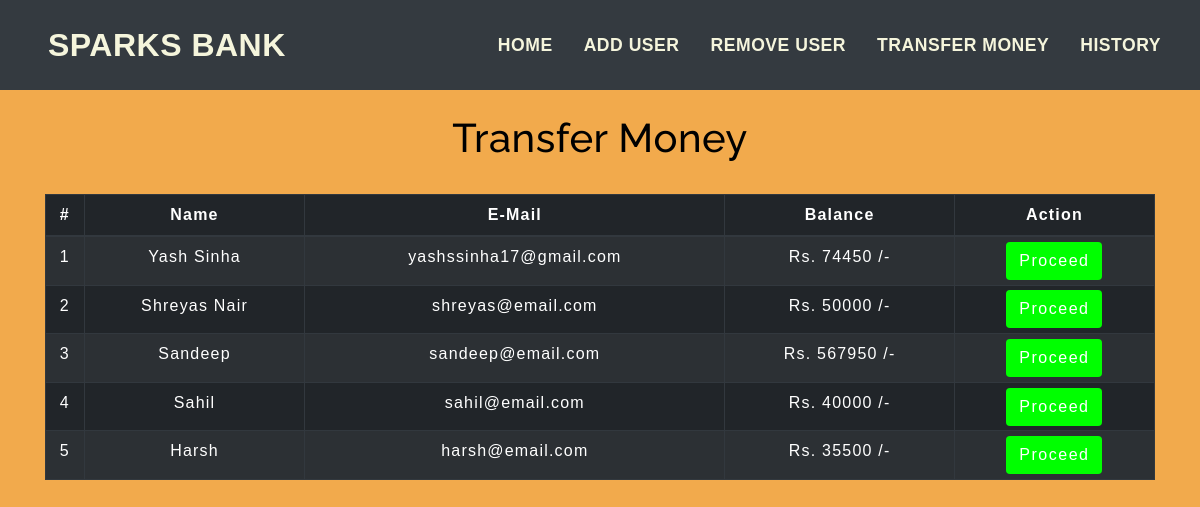
The app's page /transfermoney.php with its own data.
### tables this page shows
CREATE TABLE `users` (
  `id` int(3) NOT NULL,
  `name` text NOT NULL,
  `email` varchar(30) NOT NULL,
  `gender` varchar(155) NOT NULL,
  `balance` int(8) NOT NULL
);

### transfermoney.php (the view, shortened to what this page needs)
<!DOCTYPE html>
<html lang="en">
<head>
    <link rel="stylesheet" href="https://maxcdn.bootstrapcdn.com/bootstrap/4.0.0/css/bootstrap.min.css">
    <link rel="stylesheet" type="text/css" href="css/table.css">
    <link rel="stylesheet" type="text/css" href="css/navbar.css">
</head>
<body style="background-color : #F2AA4CFF;">
<?php
    include 'config.php';
    $sql = "SELECT * FROM users";
    $result = mysqli_query($conn,$sql);
?>
<?php
  include 'navbar.php';
?>
<div class="container">
        <h2 class="text-center pt-4" style="color : black;">Transfer Money</h2>
        <br>
            <div class="row">
                <div class="col">
                    <div class="table-responsive-sm">
                    <table class="table table-hover table-sm table-striped table-condensed table-bordered table-dark" style="border-color:white;">
                        <thead style="color : white;">
                            <tr>
                            <th scope="col" class="text-center py-2">#</th>
                            <th scope="col" class="text-center py-2">Name</th>
                            <th scope="col" class="text-center py-2">E-Mail</th>
                            <th scope="col" class="text-center py-2">Balance</th>
                            <th scope="col" class="text-center py-2">Action</th>
                            </tr>
                        </thead>
                        <tbody>
                <?php
                    $cnt=1;
                    while($rows=mysqli_fetch_assoc($result)){
                ?>
                    <tr style="color : white;">
                        <td class="py-2"><?php echo $cnt;; ?></td>
                        <td class="py-2"><?php echo $rows['name']?></td>
                        <td class="py-2"><?php echo $rows['email']?></td>
                        <td class="py-2">Rs. <?php echo $rows['balance']?> /-</td>
                        <td><a href="selecteduserdetail.php?id= <?php echo $rows['id'] ;?>"> <button type="button" class="btn" style="background-color : #00FF00;" style="border-radius:0%;">Proceed</button></a></td>
                    </tr>
                <?php
                $cnt=$cnt+1;
                    }
                ?>
                        </tbody>
                    </table>
                    </div>
                </div>
            </div>
         </div>
</body>
</html>

### navbar.php (shortened to what this page needs)
<head>
<link rel="stylesheet" href="css/style.css">
</head>
      <nav class="navbar navbar-expand-md navbar-light bg-dark" style="padding-top: 1rem; padding-bottom: 1rem;">
      <a class="navbar-brand" href="index.php" style="color: #F5F5DC; font-size:2rem; padding-left:2rem;"><b>SPARKS BANK</b></a>
      <div class="collapse navbar-collapse" id="collapsibleNavbar">
            <ul class="navbar-nav ml-auto" style ="font-size:1.1rem">
              <li class="nav-item">
                <a class="nav-link" href="index.php" style="color: #F5F5DC;"><b>HOME</b></a>
              </li>
              <li class="nav-item">
                <a class="nav-link" href="createuser.php" style="color: #F5F5DC;"><b>ADD USER</b></a>
              </li>
              <li class="nav-item">
                <a class="nav-link" href="removeuser.php" style="color: #F5F5DC;"><b>REMOVE USER</b></a>
              </li>
              <li class="nav-item">
                <a class="nav-link" href="transfermoney.php"style="color: #F5F5DC;"><b>TRANSFER MONEY</b></a>
              </li>
              <li class="nav-item">
                <a class="nav-link" href="transactionhistory.php"style="color: #F5F5DC;"><b>HISTORY</b></a>
              </li>
          </div>
       </nav>

### css/table.css (style rules this page uses)
* { padding: 0; margin: 0; box-sizing: border-box; font-family: sans-serif; }
h2 { font-size: 40px; }
table { letter-spacing: 1.2px; }
td { text-align: center; }
button { border:none; background: #d9d9d9; transition: 1s; }

### css/navbar.css (style rules this page uses)
.nav-link { margin-right: 15px; color:#F5F5DC; letter-spacing: 0.5px; transition: 0.5s; }
.navbar-brand { color: #F5F5DC; letter-spacing: 0.5px; }
h2 { color: #F5F5DC; letter-spacing: 0.5px; font-family: raleway; }
.nav-item { color: #F5F5DC; }

### css/style.css (style rules this page uses)
* { padding: 0; margin: 0; box-sizing: border-box; font-family: sans-serif; }
button { border: none; padding: 10px; background: #7b8788; color: white; letter-spacing: 1.5px; font-size: 15px; transition: 0.5s; }

### transfermoney.php (style rules this page uses)
button { transition: 1.5s; }

### records on screen
users: name "Yash Sinha", email "yashssinha17@gmail.com", balance "74450"
users: name "Shreyas Nair", email "shreyas@email.com", balance "50000"
users: name "Sandeep", email "sandeep@email.com", balance "567950"
users: name "Sahil", email "sahil@email.com", balance "40000"
users: name "Harsh", email "harsh@email.com", balance "35500"
